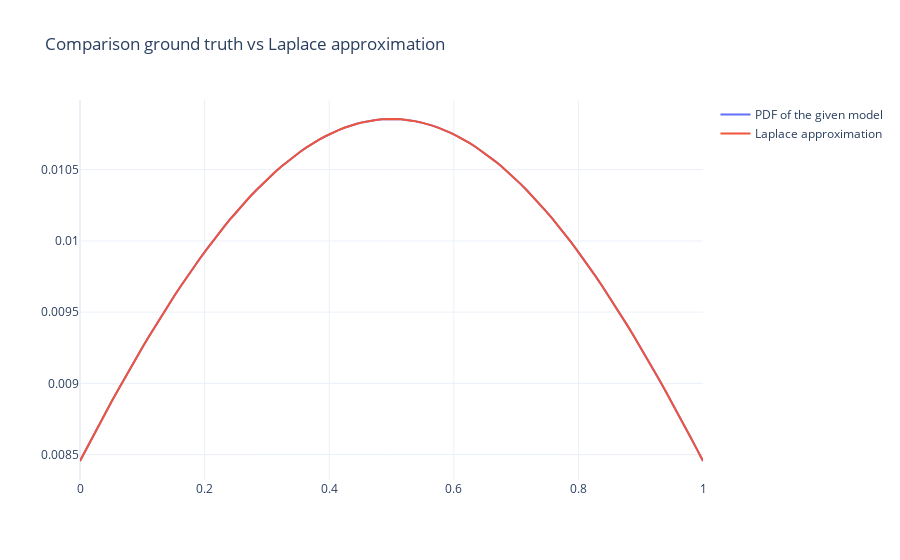

Notebook code for this chart:
### Markdown cell above
Now to get the variance, we compute the second derivative fo $g$:
$$
\frac{\delta^2 g}{\delta \theta^2} (\theta) = - 2
$$
and we evaluate it in $\theta_0$:
\begin{align*}
\frac{\delta^2 g}{\delta \theta^2} (\theta_0)
&= - 2 \\
\end{align*}
but $\frac{\delta^2 g}{\delta \theta^2}$ doesn't depend on $\theta$. Finally, the variance is given by:
\begin{align*}
&
\sigma^2 = \left[-\frac{\delta^2 g}{\delta \theta^2} (\theta_0)\right]^{-1} \\
 \\
\implies &
\sigma^2 = \frac{1}{2}
\end{align*}
Hence the Gaussian approximation is given by:
$$
\mathcal{N}(\mu, \sigma^2)
$$
with $\mu$ and $\sigma$ defined previously.

### Code cell
plot_model_vs_laplace(x1=0.3, x2=0.7)
